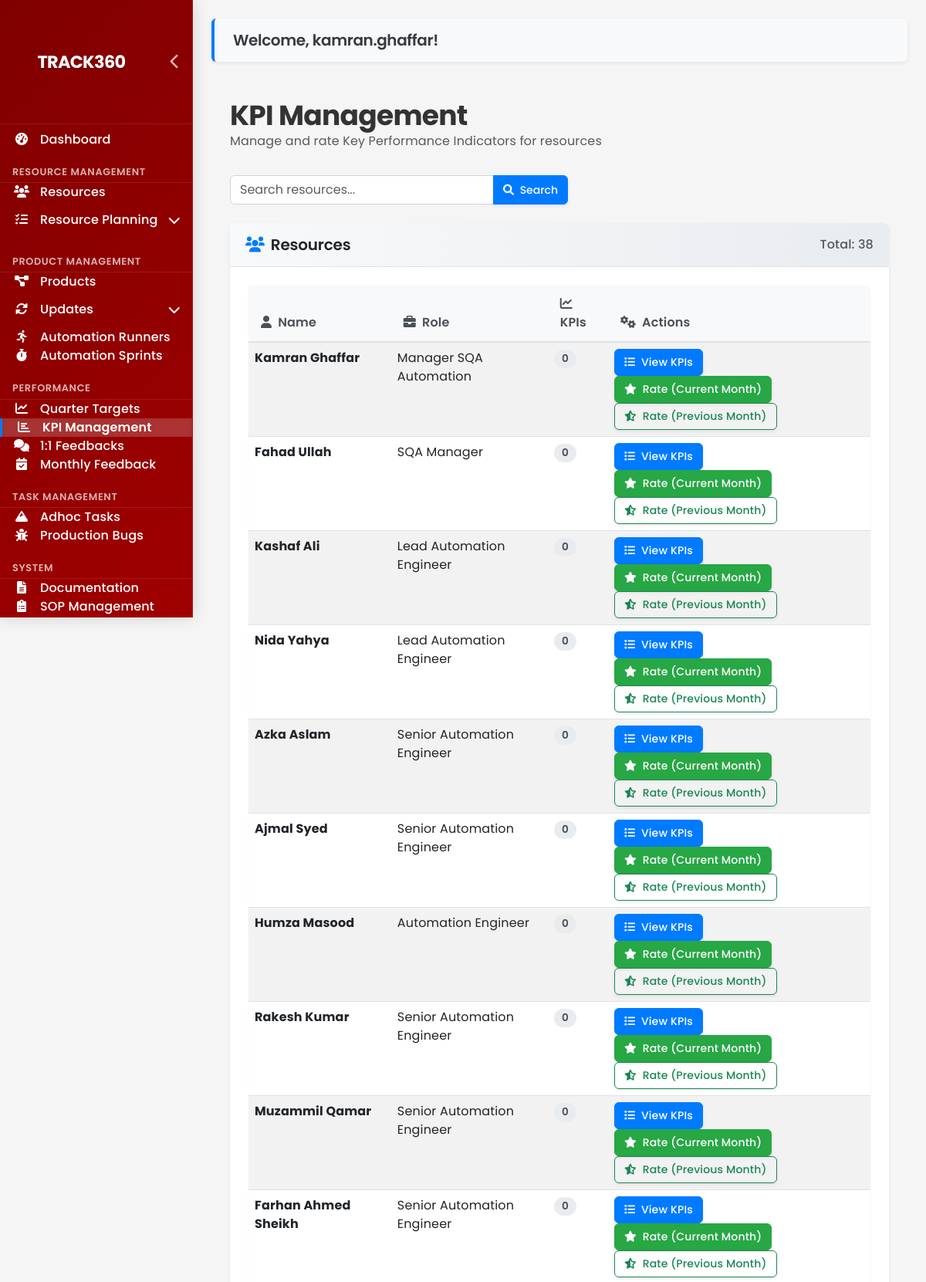
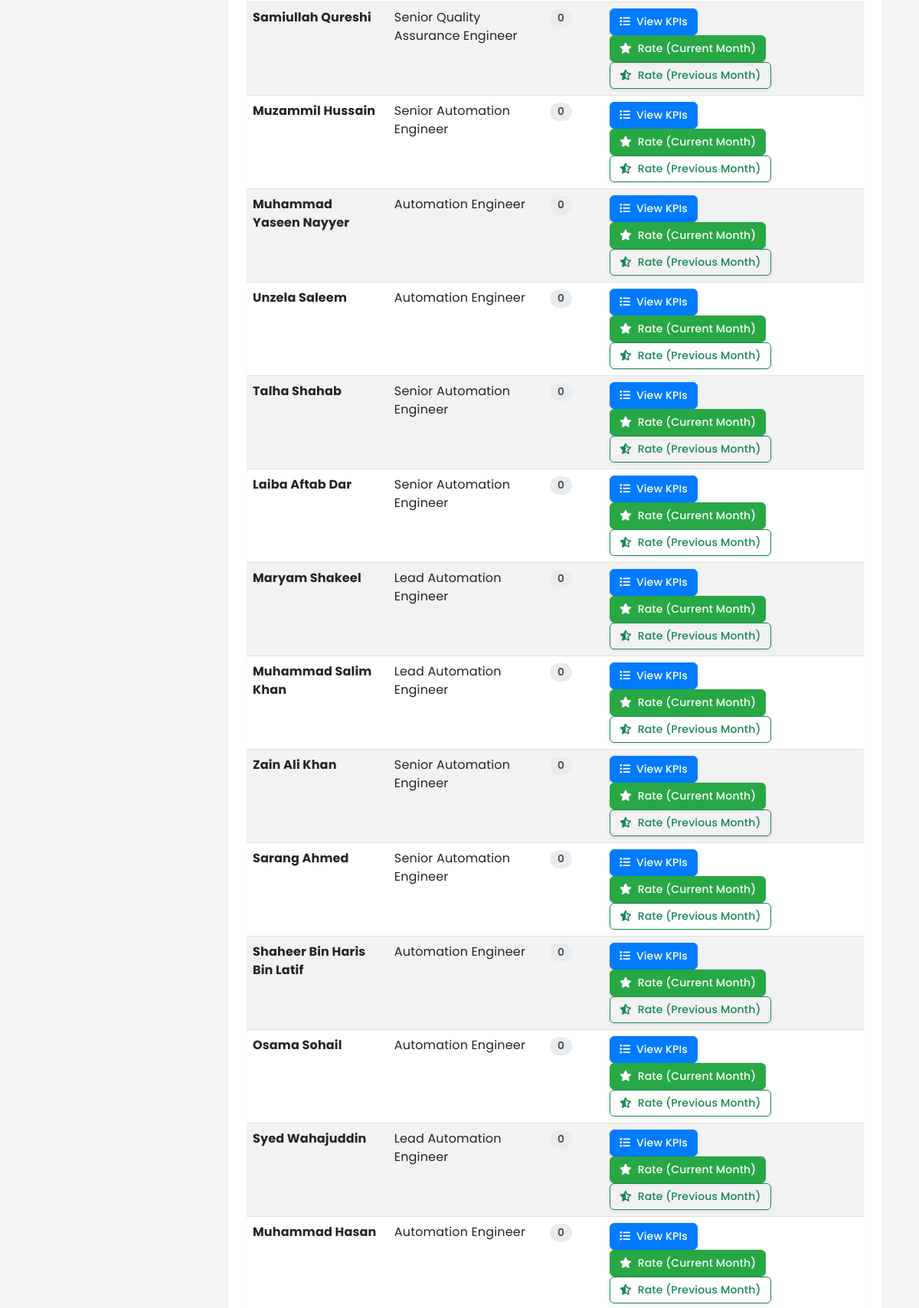
Screenshot of /dashboard/kpi-management/ (signed in, upper part) with the database file from the repository (2 pictures, top to bottom).
### dashboard/models.py (models this page shows, shortened)
class Resource(models.Model):
    SKILL_CHOICES = [
        ('automation', 'Automation'),
        ('manual', 'Manual'),
        ('both', 'Both')
    ]
    name = models.CharField(max_length=100)
    email = models.EmailField(blank=True, null=True)
    role = models.CharField(max_length=100, blank=True)
    lead = models.ForeignKey('self', on_delete=models.SET_NULL, null=True, blank=True, related_name='team_members_as_lead')
    manager = models.ForeignKey('self', on_delete=models.SET_NULL, null=True, blank=True, related_name='team_members_as_manager')
    skill = models.CharField(max_length=20, choices=SKILL_CHOICES, default='manual')
    availability = models.BooleanField(default=True)
    user = models.OneToOneField(User, on_delete=models.SET_NULL, null=True, blank=True, related_name='resource')
    created_at = models.DateTimeField(auto_now_add=True)
    updated_at = models.DateTimeField(auto_now=True)

### dashboard/views.py (the view)
# urls.py: path('kpi-management/', views.KPIManagementView.as_view(), name='kpi-management'),
class KPIManagementView(LoginRequiredMixin, PaginationMixin, ListView):
    model = Resource
    template_name = 'dashboard/kpi_management.html'
    context_object_name = 'resources'
    def get_queryset(self):
        queryset = super().get_queryset()
        queryset = queryset.annotate(kpi_count=Count('kpis'))
        search_query = self.request.GET.get('search', '')
        if search_query:
            queryset = queryset.filter(
                Q(name__icontains=search_query) |
                Q(role__icontains=search_query) |
                Q(email__icontains=search_query)
            )
        return queryset
    def get_context_data(self, **kwargs):
        context = super().get_context_data(**kwargs)
        context['search_query'] = self.request.GET.get('search', '')
        today = timezone.now().date()
        context['current_month'] = today.month
        context['current_year'] = today.year
        prev_month = today.month - 1
        prev_year = today.year
        if prev_month == 0:
            prev_month = 12
            prev_year -= 1
        context['prev_month'] = prev_month
        context['prev_year'] = prev_year
        return context

### Portable-Dashboard-Deploy/dashboard/templates/dashboard/kpi_management.html (shortened to what this page needs)
{% extends 'dashboard/base.html' %}
{% load static %}
{% block content %}
<div class="container-fluid">
    <div class="resource-kpi-header">
        <div>
            <h1 class="resource-kpi-title">KPI Management</h1>
            <p class="text-muted">Manage and rate Key Performance Indicators for resources</p>
        </div>
        <div class="d-flex">
            <form class="d-flex me-2" method="get">
                <div class="input-group">
                    <input type="text" name="search" class="form-control" placeholder="Search resources..." value="{{ search_query }}">
                    <button class="btn btn-primary kpi-action-btn" type="submit">
                        <i class="fas fa-search"></i> Search
                    </button>
                </div>
            </form>
        </div>
    </div>
    <div class="row">
        <div class="col-md-12">
            <div class="card kpi-card">
                <div class="card-header d-flex justify-content-between align-items-center">
                    <h5 class="card-title mb-0"><i class="fas fa-users me-2"></i>Resources</h5>
                    <span class="text-muted">Total: {{ resources.count }}</span>
                </div>
                <div class="card-body">
                    {% if resources %}
                        <div class="table-responsive kpi-table-responsive">
                            <table class="table table-striped table-hover kpi-table">
                                <thead>
                                    <tr>
                                        <th><i class="fas fa-user me-1"></i> Name</th>
                                        <th><i class="fas fa-briefcase me-1"></i> Role</th>
                                        <th><i class="fas fa-chart-line me-1"></i> KPIs</th>
                                        <th><i class="fas fa-cogs me-1"></i> Actions</th>
                                    </tr>
                                </thead>
                                <tbody>
                                    {% for resource in resources %}
                                    <tr>
                                        <td>
                                            <strong>{{ resource.name }}</strong>
                                        </td>
                                        <td>{{ resource.role|default:"N/A" }}</td>
                                        <td>
                                            <span class="kpi-count-badge">{{ resource.kpi_count }}</span>
                                        </td>
                                        <td>
                                            <a href="{% url 'resource-kpi-list' resource.id %}" class="btn btn-sm btn-primary kpi-action-btn">
                                                <i class="fas fa-list"></i> View KPIs
                                            </a>
                                            <a href="{% url 'kpi-rating' resource.id current_year current_month %}" class="btn btn-sm btn-success kpi-action-btn">
                                                <i class="fas fa-star"></i> Rate (Current Month)
                                            </a>
                                            <a href="{% url 'kpi-rating' resource.id prev_year prev_month %}" class="btn btn-sm btn-outline-success kpi-action-btn">
                                                <i class="fas fa-star-half-alt"></i> Rate (Previous Month)
                                            </a>
                                        </td>
                                    </tr>
                                    {% endfor %}
                                </tbody>
                            </table>
                        </div>
                    {% else %}
                        <div class="alert alert-info">
                            <i class="fas fa-info-circle me-2"></i>
                            No resources found. {% if search_query %}Try a different search term.{% endif %}
                        </div>
                    {% endif %}
                </div>
            </div>
        </div>
    </div>
</div>
{% endblock %}

### Portable-Dashboard-Deploy/dashboard/templates/dashboard/base.html (shortened to what this page needs)
<!DOCTYPE html>
<html lang="en">
<head>
    {% load static %}
    <link href="https://cdn.jsdelivr.net/npm/bootstrap@5.3.0/dist/css/bootstrap.min.css" rel="stylesheet">
    <link rel="stylesheet" href="https://cdnjs.cloudflare.com/ajax/libs/font-awesome/6.0.0/css/all.min.css">
    <link rel="stylesheet" href="{% static 'css/logo.css' %}">
    <link rel="stylesheet" href="{% static 'css/rich-text-editor.css' %}">
    <link rel="stylesheet" href="{% static 'css/manual-updates.css' %}">
    <link rel="stylesheet" href="{% static 'css/automation-updates.css' %}">
    <link rel="stylesheet" href="{% static 'css/kpi-management.css' %}">
    <link rel="stylesheet" href="{% static 'css/modern-dashboard.css' %}">
</head>
<body>
    <div class="sidebar" id="sidebar">
        <div class="sidebar-header">
            <a href="{% url 'dashboard' %}" class="sidebar-brand">
                <div class="app-logo">
                    <span class="text-logo">Track360</span>
                </div>
            </a>
            <button class="sidebar-toggle d-none d-lg-block" id="sidebar-toggle">
                <i class="fas fa-chevron-left"></i>
            </button>
        </div>
        <nav class="sidebar-nav">
            <a href="{% url 'dashboard' %}" class="{% if request.path == '/dashboard/' %}active{% endif %}" data-title="Dashboard">
                <span class="sidebar-icon"><i class="fas fa-tachometer-alt"></i></span>
                <span class="sidebar-text">Dashboard</span>
            </a>
            <div class="nav-category">
                <span class="sidebar-text">Resource Management</span>
            </div>
            <a href="{% url 'resource-list' %}" class="{% if '/resources/' in request.path %}active{% endif %}" data-title="Resources">
                <span class="sidebar-icon"><i class="fas fa-users"></i></span>
                <span class="sidebar-text">Resources</span>
            </a>
            <div class="nav-dropdown">
                <a href="#" class="nav-dropdown-toggle {% if '/resource-alignment/' in request.path or '/resource-planning/' in request.path or '/resource-leaves/' in request.path %}active{% endif %}" data-title="Resource Planning">
                    <span class="sidebar-icon"><i class="fas fa-tasks"></i></span>
                    <span class="sidebar-text">Resource Planning</span>
                    <i class="fas fa-chevron-down dropdown-icon"></i>
                </a>
            </div>
            <div class="nav-category">
                <span class="sidebar-text">Product Management</span>
            </div>
            <a href="{% url 'product-list' %}" class="{% if '/products/' in request.path %}active{% endif %}" data-title="Products">
                <span class="sidebar-icon"><i class="fas fa-project-diagram"></i></span>
                <span class="sidebar-text">Products</span>
            </a>
            <div class="nav-dropdown">
                <a href="#" class="nav-dropdown-toggle " data-title="Updates">
                    <span class="sidebar-icon"><i class="fas fa-sync-alt"></i></span>
                    <span class="sidebar-text">Updates</span>
                    <i class="fas fa-chevron-down dropdown-icon"></i>
                </a>
            </div>
            <a href="{% url 'automation-runner-list' %}" class="{% if '/automation-runners/' in request.path %}active{% endif %}" data-title="Automation Runners">
                <span class="sidebar-icon"><i class="fas fa-running"></i></span>
                <span class="sidebar-text">Automation Runners</span>
            </a>
            <a href="{% url 'automation-sprint-list' %}" class="{% if '/automation-sprints/' in request.path %}active{% endif %}" data-title="Automation Sprints">
                <span class="sidebar-icon"><i class="fas fa-stopwatch"></i></span>
                <span class="sidebar-text">Automation Sprints</span>
            </a>
            <div class="nav-category">
                <span class="sidebar-text">Performance</span>
            </div>
            <a href="{% url 'quarter-list' %}" class="{% if '/quarters/' in request.path or '/targets/' in request.path %}active{% endif %}" data-title="Quarter Targets">
                <span class="sidebar-icon"><i class="fas fa-chart-line"></i></span>
                <span class="sidebar-text">Quarter Targets</span>
            </a>
            <a href="{% url 'kpi-management' %}" class="{% if '/kpi-management/' in request.path %}active{% endif %}" data-title="KPI Management">
                <span class="sidebar-icon"><i class="fas fa-chart-bar"></i></span>
                <span class="sidebar-text">KPI Management</span>
            </a>
            <a href="{% url 'one-on-one-feedback-list' %}" class="{% if '/one-on-one-feedbacks/' in request.path %}active{% endif %}" data-title="1:1 Feedbacks">
                <span class="sidebar-icon"><i class="fas fa-comments"></i></span>
                <span class="sidebar-text">1:1 Feedbacks</span>
            </a>
            <a href="{% url 'monthly-feedback-list' %}" class="{% if '/monthly-feedback/' in request.path %}active{% endif %}" data-title="Monthly Feedback">
                <span class="sidebar-icon"><i class="fas fa-calendar-check"></i></span>
                <span class="sidebar-text">Monthly Feedback</span>
            </a>
            <div class="nav-category">
                <span class="sidebar-text">Task Management</span>
            </div>
            <a href="{% url 'rock-list' %}" class="{% if '/rocks/' in request.path %}active{% endif %}" data-title="Adhoc Tasks">
                <span class="sidebar-icon"><i class="fas fa-mountain"></i></span>
                <span class="sidebar-text">Adhoc Tasks</span>
            </a>
            <a href="{% url 'production-bug-list' %}" class="{% if '/production-bugs/' in request.path %}active{% endif %}" data-title="Production Bugs">
                <span class="sidebar-icon"><i class="fas fa-bug"></i></span>
                <span class="sidebar-text">Production Bugs</span>
            </a>
            <div class="nav-category">
                <span class="sidebar-text">System</span>
            </div>
            <a href="{% url 'product-documentation-list' %}" class="{% if '/documentation/' in request.path or '/department-documents/' in request.path %}active{% endif %}" data-title="Documentation">
                <span class="sidebar-icon"><i class="fas fa-file-alt"></i></span>
                <span class="sidebar-text">Documentation</span>
            </a>
            <a href="{% url 'sop-list' %}" class="{% if '/sop-management/' in request.path %}active{% endif %}" data-title="SOP Management">
                <span class="sidebar-icon"><i class="fas fa-clipboard-list"></i></span>
                <span class="sidebar-text">SOP Management</span>
            </a>
            <a href="{% url 'user-action-list' %}" class="{% if '/logs/' in request.path %}active{% endif %}" data-title="Activity Logs">
                <span class="sidebar-icon"></span>
                <span class="sidebar-text">Activity Logs</span>
            </a>
        </nav>
    </div>
    <div class="main-content" id="main-content">
        {% if user.is_authenticated %}
            <div class="welcome-message mb-4">
                <h4>Welcome, {{ user.get_full_name|default:user.username }}!</h4>
            </div>
        {% endif %}
        {% block content %}{% endblock %}
    </div>
</body>
</html>

### rows the page displays
Resource: name "Kamran Ghaffar", role "Manager SQA Automation", kpi_count "0"
Resource: name "Fahad Ullah", role "SQA Manager", kpi_count "0"
Resource: name "Kashaf Ali", role "Lead Automation Engineer", kpi_count "0"
Resource: name "Nida Yahya", role "Lead Automation Engineer", kpi_count "0"
Resource: name "Azka Aslam", role "Senior Automation Engineer", kpi_count "0"
Resource: name "Ajmal Syed", role "Senior Automation Engineer", kpi_count "0"
Resource: name "Humza Masood", role "Automation Engineer", kpi_count "0"
Resource: name "Rakesh Kumar", role "Senior Automation Engineer", kpi_count "0"
Resource: name "Muzammil Qamar", role "Senior Automation Engineer", kpi_count "0"
Resource: name "Farhan Ahmed Sheikh", role "Senior Automation Engineer", kpi_count "0"
Resource: name "Samiullah Qureshi", role "Senior Quality Assurance Engineer", kpi_count "0"
Resource: name "Muzammil Hussain", role "Senior Automation Engineer", kpi_count "0"
Resource: name "Muhammad Yaseen Nayyer", role "Automation Engineer", kpi_count "0"
Resource: name "Unzela Saleem", role "Automation Engineer", kpi_count "0"
Resource: name "Talha Shahab", role "Senior Automation Engineer", kpi_count "0"
Resource: name "Laiba Aftab Dar", role "Senior Automation Engineer", kpi_count "0"
Resource: name "Maryam Shakeel", role "Lead Automation Engineer", kpi_count "0"
Resource: name "Muhammad Salim Khan", role "Lead Automation Engineer", kpi_count "0"
Resource: name "Zain Ali Khan", role "Senior Automation Engineer", kpi_count "0"
Resource: name "Sarang Ahmed", role "Senior Automation Engineer", kpi_count "0"
Resource: name "Shaheer Bin Haris Bin Latif", role "Automation Engineer", kpi_count "0"
Resource: name "Osama Sohail", role "Automation Engineer", kpi_count "0"
Resource: name "Syed Wahajuddin", role "Lead Automation Engineer", kpi_count "0"
Resource: name "Muhammad Hasan", role "Automation Engineer", kpi_count "0"

### other values shown
{{ user.get_full_name|default:user.username }} "kamran.ghaffar"
{{ resources.count }} "38"
